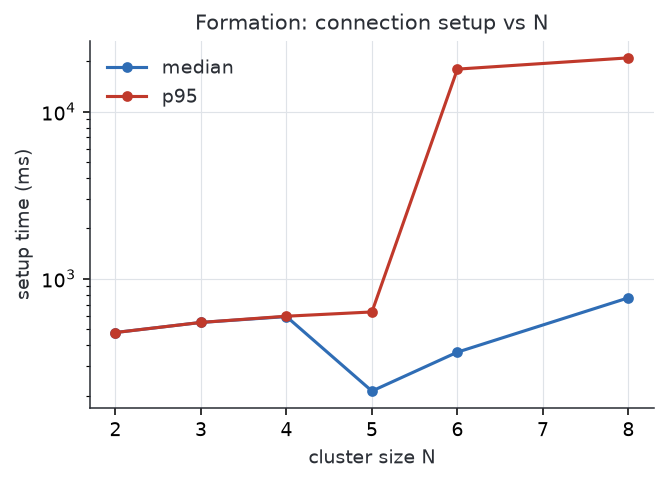

This figure's Python source:
"""Figure 2 — connection setup time vs cluster size N (median and p95).

The median stays low and flat; the p95 line climbs orders of magnitude as one
machine saturates under many WebRTC links, so the y-axis is logarithmic.
Reads the kpi_vs_n gold mart.
"""
import os

from pipeline.figures import style
from pipeline.figures.gold_io import read_gold

OUT = os.path.join(os.path.dirname(__file__), "fig02_setup_vs_n.png")


def plot(rows):
    """Plot median and p95 setup vs N on a semilog axis. `rows` are kpi_vs_n
    dicts with n_peers, setup_median_ms, setup_p95_ms."""
    rows = sorted(rows, key=lambda r: r["n_peers"])
    n = [r["n_peers"] for r in rows]
    med = [r["setup_median_ms"] for r in rows]
    p95 = [r["setup_p95_ms"] for r in rows]

    style.apply_theme()
    fig, ax = style.new_axes("cluster size N", "setup time (ms)",
                             "Formation: connection setup vs N")
    ax.set_yscale("log")
    ax.plot(n, med, color=style.PALETTE["blue"], label="median")
    ax.plot(n, p95, color=style.PALETTE["red"], label="p95")
    ax.legend()
    return fig


def main():
    rows = read_gold("kpi_vs_n", order_by="n_peers")
    fig = plot(rows)
    fig.savefig(OUT)
    print(f"wrote {OUT}")


if __name__ == "__main__":
    main()
